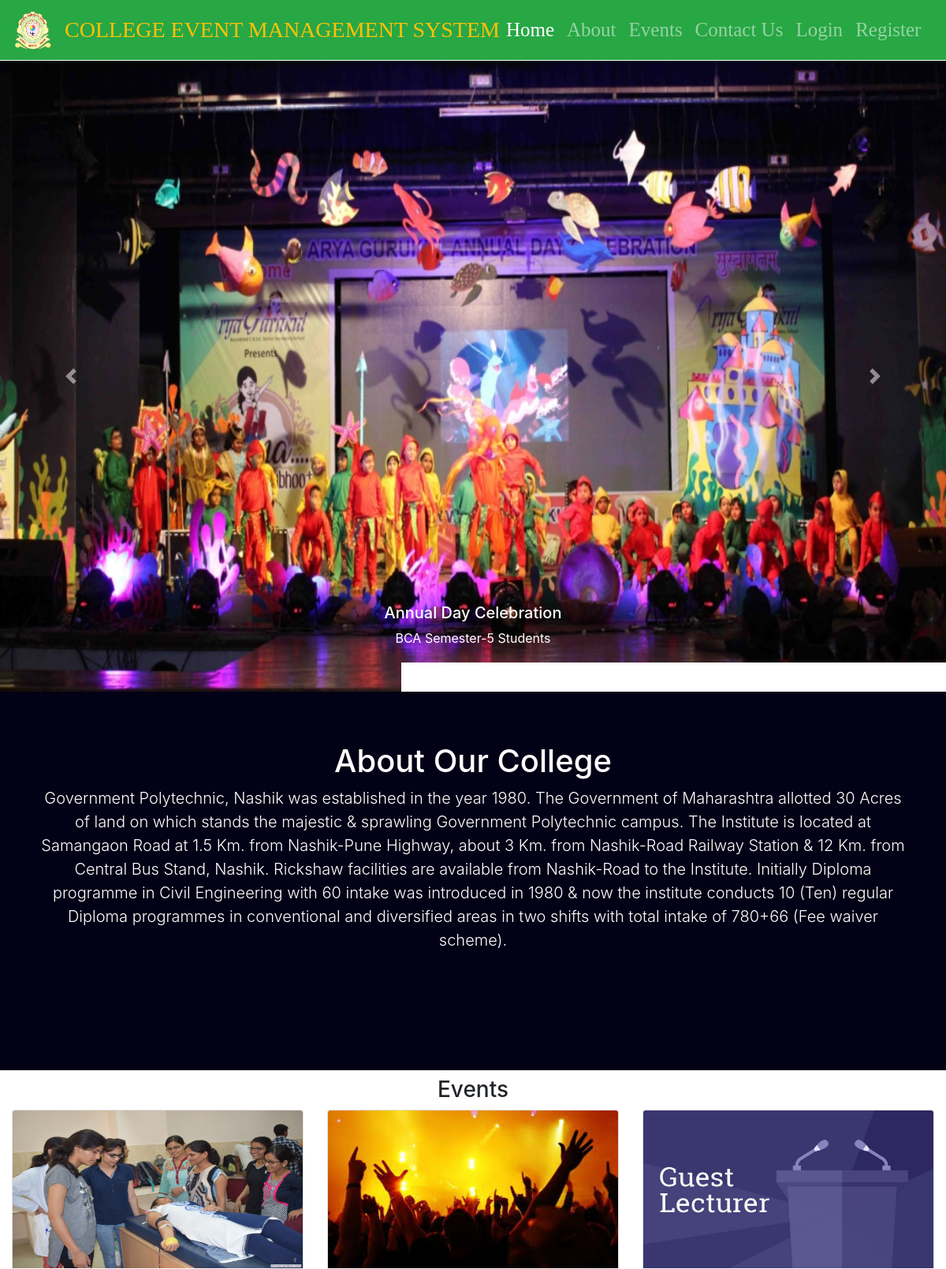
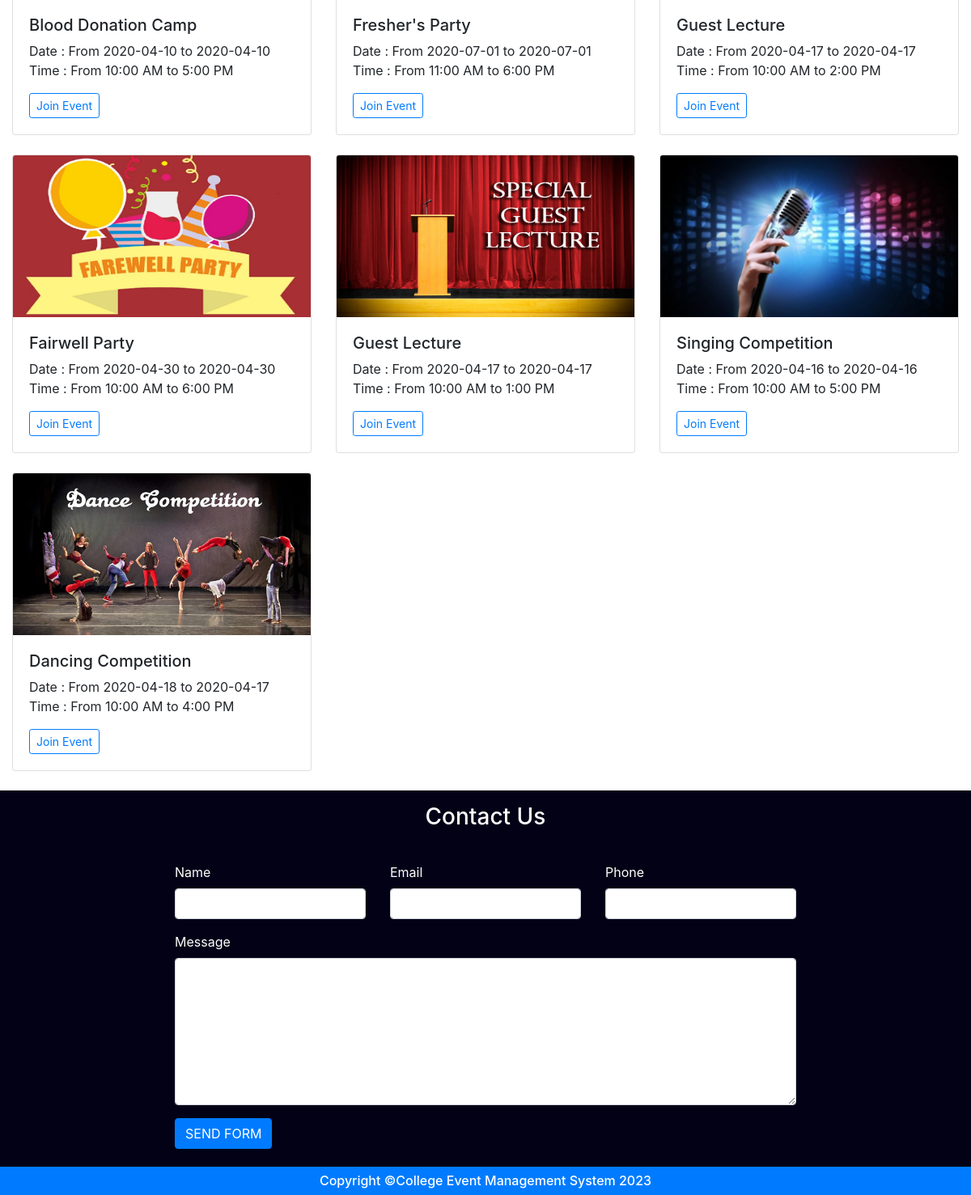
The page / on the database its author committed (2 pictures, top to bottom).
### tables this page shows
CREATE TABLE `events` (
  `eventid` int NOT NULL,
  `descr` varchar(250) NOT NULL,
  `catid` int NOT NULL,
  `startdate` date NOT NULL,
  `endate` date NOT NULL,
  `starttime` varchar(20) NOT NULL,
  `endtime` varchar(20) NOT NULL,
  `photo` varchar(50) NOT NULL,
  `status` varchar(20) NOT NULL DEFAULT 'scheduled'
);

CREATE TABLE `category` (
  `catid` int NOT NULL,
  `catname` varchar(100) NOT NULL
);

### dbfun.php (called while the page is built, shortened)
<?php
function connect(){
    $link= mysqli_connect(HOST, USER, PASSWORD, DBNAME) or die("Error ". mysqli_connect_error());
    return $link;
}
function single($table,$condition){
    $link=connect();
    $result=mysqli_query($link, "SELECT * FROM $table WHERE $condition")
            or die("Error ". mysqli_error($link));
    $row=mysqli_fetch_assoc($result);
    return $row;
}
function findall($table,$condition){
    $link=connect();
    $result=mysqli_query($link, "SELECT * FROM $table WHERE $condition")
            or die("Error ". mysqli_error($link));
    $rows=[];
    while($row=mysqli_fetch_assoc($result))
    {
        $rows[]=$row;
    }
    return $rows;
}

### index.php (the view, shortened to what this page needs)
<?php include "mheader.php"; ?>
    <div class="container-fluid p-0 m-0">
        <div id="carouselExampleIndicators" class="carousel slide" data-ride="carousel">
            <ol class="carousel-indicators">
                <li data-target="#carouselExampleIndicators" data-slide-to="0" class="active"></li>
                <li data-target="#carouselExampleIndicators" data-slide-to="1"></li>
                <li data-target="#carouselExampleIndicators" data-slide-to="2"></li>
                <li data-target="#carouselExampleIndicators" data-slide-to="3"></li>
            </ol>
            <div class="carousel-inner">
                <div class="carousel-item active">
                    <img class="d-block w-100" style="height: 100vh;" src="images/Slide1.jpg" alt="First slide">
                    <div class="carousel-caption d-none d-md-block">
                        <h5>Annual Day Celebration</h5>
                        <p>BCA Semester-5 Students</p>
                    </div>
                </div>
            </div>
            <a class="carousel-control-prev" href="#carouselExampleIndicators" role="button" data-slide="prev">
                <span class="carousel-control-prev-icon" aria-hidden="true"></span>
            </a>
            <a class="carousel-control-next" href="#carouselExampleIndicators" role="button" data-slide="next">
                <span class="carousel-control-next-icon" aria-hidden="true"></span>
            </a>
        </div>
    </div>
    <section class="jumbotron text-center mb-0 text-white rounded-0" id="about" style="height: 60vh;background-color: #030116">
        <div class="container">
            <h1 class="jumbotron-heading">About Our College</h1>
            <p class="lead">
            Government Polytechnic, Nashik was established in the year 1980. The Government of Maharashtra allotted 30 Acres of land on which stands the majestic & sprawling Government Polytechnic campus. The Institute is located at Samangaon Road at 1.5 Km. from Nashik-Pune Highway, about 3 Km. from Nashik-Road Railway Station & 12 Km. from Central Bus Stand, Nashik. Rickshaw facilities are available from Nashik-Road to the Institute. Initially Diploma programme in Civil Engineering with 60 intake was introduced in 1980 & now the institute conducts 10 (Ten) regular Diploma programmes in conventional and diversified areas in two shifts with total intake of 780+66 (Fee waiver scheme).        </div>
    </section>
    <div class="container-fluid pt-2" id="event">
        <h3 class="text-center">Events</h3>
        <div class="row">
        <?php
            foreach(findall("events","status<>'canceled'") as $map) {
             $cat = single("category", "catid='{$map["catid"]}'");
        ?>
        <div class="col-md-4">
            <div class="card mb-4 box-shadow">
                <img class="card-img-top" style="height:200px;" src="events/<?= $map["photo"] ?>" data-holder-rendered="true">
                <div class="card-body">
                    <h5><?= $cat["catname"] ?></h5>
                    <p class="my-0">Date : From <?= $map["startdate"] ?> to <?= $map["endate"] ?></p>
                    <p>Time : From <?= $map["starttime"]?> to <?= $map["endtime"] ?></p>
                    <div class="d-flex justify-content-between align-items-center">
                        <div class="btn-group">
                            <a href="bookevent.php?eventid=<?= $map["eventid"] ?>" class="btn btn-sm btn-outline-primary">Join Event</a>
                        </div>
                    </div>
                </div>
            </div>
        </div>
        <?php }
        ?>
    </div>
</div>
<div class="container-fluid text-white" id="contact" style="background-color: #030116;height:500px;">
    <h3 class="text-center py-3">Contact Us</h3>
    <div class="row justify-content-center">
        <div class="media-container-column col-lg-8 p-3" data-form-type="formoid">
            <form class="mbr-form" method="post" data-form-title="Mobirise Form">
                <div class="row row-sm-offset">
                    <div class="col-md-4 multi-horizontal" data-for="name">
                        <div class="form-group">
                            <label class="form-control-label mbr-fonts-style display-7" for="name-form1-2w">Name</label>
                            <input type="text" class="form-control" name="name" data-form-field="Name" required="" id="name-form1-2w">
                        </div>
                    </div>
                    <div class="col-md-4 multi-horizontal" data-for="email">
                        <div class="form-group">
                            <label class="form-control-label mbr-fonts-style display-7" for="email-form1-2w">Email</label>
                            <input type="email" class="form-control" name="email" data-form-field="Email" required="" id="email-form1-2w">
                        </div>
                    </div>
                    <div class="col-md-4 multi-horizontal" data-for="phone">
                        <div class="form-group">
                            <label class="form-control-label mbr-fonts-style display-7" for="phone-form1-2w">Phone</label>
                            <input type="tel" class="form-control" name="phone" data-form-field="Phone" id="phone-form1-2w">
                        </div>
                    </div>
                </div>
                <div class="form-group" data-for="message">
                    <label class="form-control-label mbr-fonts-style display-7" for="message-form1-2w">Message</label>
                    <textarea type="text" class="form-control" name="message" rows="7" data-form-field="Message" id="message-form1-2w"></textarea>
                </div>
                <span class="input-group-btn">
                    <button href="" type="submit" class="btn btn-primary btn-form display-4">SEND FORM</button>
                </span>
            </form>
        </div>
    </div>
</div>
<?php include "mfooter.php"; ?>

### mheader.php (shortened to what this page needs)
<!DOCTYPE html>
<html>
    <head>
        <?php
            include_once 'dbfun.php';
        ?>
        <link href="css/bootstrap.min.css" rel="stylesheet" type="text/css"/>
        <link href="css/toastr.min.css" rel="stylesheet" type="text/css"/>
    </head>
    <body>
        <nav class="navbar navbar-expand-lg navbar-dark bg-success border-bottom border-white fixed">
            <a class="navbar-brand " href="index.php"><img src="images/logo1.png" alt="" height="50" width="50"></a>
            <h3 class="text-uppercase text-warning mt-2 fnt">College Event Management system</h3>
            <div class="collapse navbar-collapse" id="navbarNav" >
                <ul class="navbar-nav">
                    <li class="nav-item active">
                        <a class="nav-link text" href="index.php">Home <span class="sr-only">(current)</span></a>
                    </li>
                    <li class="nav-item ">
                        <a class="nav-link text" href="index.php#about">About</a>
                    </li>
                    <li class="nav-item">
                        <a class="nav-link text" href="index.php#event">Events</a>
                    </li>
                    <li class="nav-item">
                        <a class="nav-link text" href="index.php#contact">Contact Us</a>
                    </li>
                    <?php if (!isset($_SESSION["userid"])) { ?>
                    <li class="nav-item">
                        <a class="nav-link text" href="login.php">Login</a>
                    </li>
                    <li class="nav-item">
                        <a class="nav-link text" href="register.php">Register</a>
                    </li>
                    <?php }?>
                </ul>
            </div>
        </nav>

### mfooter.php
<div class="jumbotron rounded-0 bg-primary text-white p-0 mb-0 text-center fixed-bottom">
    <h6 class="m-0 p-2">Copyright &copy;College Event Management System 2023</h6>
</div>
</body>
</html>

### mheader.php (style rules this page uses)
.text { font-size: 25px; font-family: "Times New Roman", Times, serif; }
.fnt { font-family: "Times New Roman", Times, serif; }

### rows shown on the page
events: photo (picture), catid.catname "Blood Donation Camp", startdate "2020-04-10", endate "2020-04-10", starttime "10:00 AM", endtime "5:00 PM"
events: photo (picture), catid.catname "Fresher's Party", startdate "2020-07-01", endate "2020-07-01", starttime "11:00 AM", endtime "6:00 PM"
events: photo (picture), catid.catname "Guest Lecture", startdate "2020-04-17", endate "2020-04-17", starttime "10:00 AM", endtime "2:00 PM"
events: photo (picture), catid.catname "Fairwell Party", startdate "2020-04-30", endate "2020-04-30", starttime "10:00 AM", endtime "6:00 PM"
events: photo (picture), catid.catname "Guest Lecture", startdate "2020-04-17", endate "2020-04-17", starttime "10:00 AM", endtime "1:00 PM"
events: photo (picture), catid.catname "Singing Competition", startdate "2020-04-16", endate "2020-04-16", starttime "10:00 AM", endtime "5:00 PM"
events: photo (picture), catid.catname "Dancing Competition", startdate "2020-04-18", endate "2020-04-17", starttime "10:00 AM", endtime "4:00 PM"
